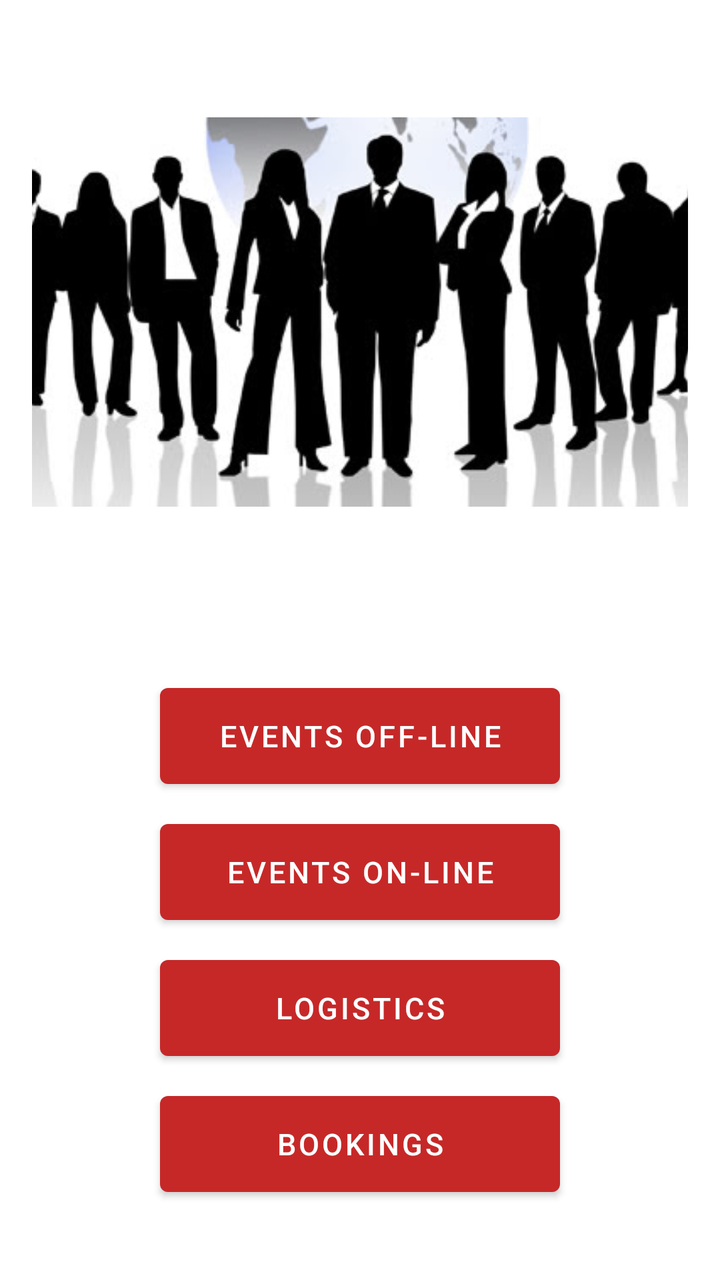
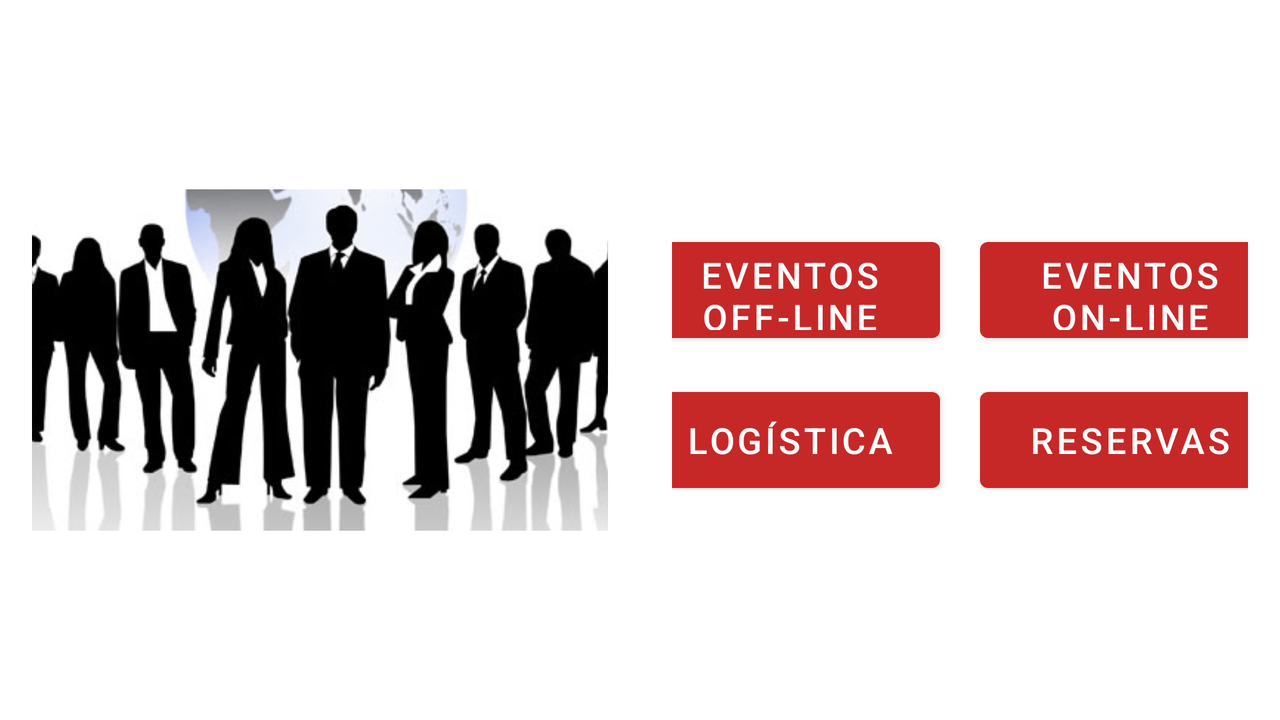

One screen, two layout resources from the same app: the default and the repository's alternative for another configuration. Each is rendered where Android would select it; the XML of both is given below.
<!-- AndroidManifest.xml: application theme Theme.Taller01 -->
<!-- res/layout/activity_main.xml -->
<?xml version="1.0" encoding="utf-8"?>
<LinearLayout xmlns:android="http://schemas.android.com/apk/res/android"
    xmlns:app="http://schemas.android.com/apk/res-auto"
    xmlns:tools="http://schemas.android.com/tools"
    android:layout_width="match_parent"
    android:layout_height="match_parent"
    android:background="@drawable/fondo3"
    android:orientation="vertical"
    tools:context=".MainActivity">


    <LinearLayout
        android:layout_width="match_parent"
        android:layout_height="wrap_content"
        android:layout_margin="16dp"
        android:gravity="center">

        <ImageView
            android:layout_width="400dp"
            android:layout_height="280dp"
            android:src="@drawable/evento" />

    </LinearLayout>

    <LinearLayout
        android:layout_width="match_parent"
        android:layout_height="wrap_content"
        android:layout_margin="16dp"
        android:gravity="center"
        android:orientation="vertical">

        <Button
            android:id="@+id/btn_offline"
            android:onClick="onOffline"
            android:layout_width="200dp"
            android:layout_height="60dp"
            android:layout_marginTop="10dp"
            android:text="@string/btn_offline"
            android:textSize="15sp" />

        <Button
            android:id="@+id/btn_online"
            android:onClick="onOnline"
            android:layout_width="200dp"
            android:layout_height="60dp"
            android:layout_marginTop="8dp"
            android:text="@string/btn_online"
            android:textSize="15sp" />

        <Button
            android:id="@+id/btn_logistic"
            android:onClick="onLogistic"
            android:layout_width="200dp"
            android:layout_height="60dp"
            android:layout_marginTop="8dp"
            android:text="@string/btn_logistics"
            android:textSize="15sp" />

        <Button
            android:id="@+id/btn_book"
            android:onClick="onBook"
            android:layout_width="200dp"
            android:layout_height="60dp"
            android:layout_marginTop="8dp"
            android:text="@string/btn_bookings"
            android:textSize="15sp" />

    </LinearLayout>


</LinearLayout>
<!-- resources referenced by this layout -->
<resources>
  <!-- drawable evento: jpeg bitmap (drawable, 22389 bytes) -->
  <string name="btn_bookings">Bookings</string>
  <string name="btn_logistics">Logistics</string>
  <string name="btn_offline">Events Off-Line</string>
  <string name="btn_online">Events On-Line</string>
  <style name="Theme.Taller01" parent="Theme.MaterialComponents.DayNight.DarkActionBar">
          
          <item name="colorPrimary">@color/red</item>
          <item name="colorPrimaryVariant">@color/red</item>
          <item name="colorOnPrimary">@color/white</item>
          
          <item name="colorSecondary">@color/red</item>
          <item name="colorSecondaryVariant">@color/teal_700</item>
          <item name="colorOnSecondary">@color/black</item>
          
          <item name="android:statusBarColor" tools:targetApi="l">?attr/colorPrimaryVariant</item>
          
      </style>
  <color name="red">#C62828</color>
  <color name="white">#FFFFFFFF</color>
  <color name="teal_700">#FF018786</color>
  <color name="black">#FF000000</color>
</resources>
<!-- res/layout-land/activity_main.xml (the repository's variant of the layout above) -->
<!-- drawn on the phone turned sideways -->
<?xml version="1.0" encoding="utf-8"?>
<LinearLayout xmlns:android="http://schemas.android.com/apk/res/android"
    xmlns:app="http://schemas.android.com/apk/res-auto"
    xmlns:tools="http://schemas.android.com/tools"
    android:layout_width="match_parent"
    android:layout_height="match_parent"
    android:orientation="horizontal"
    tools:context=".MainActivity">


<LinearLayout
    android:layout_width="0dp"
    android:layout_weight="1"
    android:layout_height="match_parent"
    android:layout_margin="16dp"
    android:gravity="center">

    <ImageView
        android:layout_width="350dp"
        android:layout_height="350dp"
        android:src="@drawable/evento"/>

</LinearLayout>

    <LinearLayout
        android:layout_width="0dp"
        android:layout_weight="1"
        android:layout_height="match_parent"
        android:gravity="center"
        android:layout_margin="16dp"
        android:orientation="vertical">

        <LinearLayout
            android:layout_width="match_parent"
            android:layout_height="wrap_content"
            android:orientation="horizontal"
            android:gravity="center">

            <Button
                android:layout_width="150dp"
                android:layout_height="60dp"
                android:layout_marginRight="10dp"
                android:text="Eventos Off-Line"
                android:textSize="18sp"/>

            <Button
                android:layout_width="150dp"
                android:layout_height="60dp"
                android:layout_marginLeft="10dp"
                android:text="Eventos On-Line"
                android:textSize="18sp"/>


        </LinearLayout>

        <LinearLayout
            android:layout_width="match_parent"
            android:layout_height="wrap_content"
            android:orientation="horizontal"
            android:gravity="center">

            <Button
                android:layout_width="150dp"
                android:layout_height="60dp"
                android:layout_marginRight="10dp"
                android:layout_marginTop="10dp"
                android:text="Logística"
                android:textSize="18sp"/>

            <Button
                android:layout_width="150dp"
                android:layout_height="60dp"
                android:layout_marginLeft="10dp"
                android:layout_marginTop="10dp"
                android:text="Reservas"
                android:textSize="18sp"/>


        </LinearLayout>



    </LinearLayout>



</LinearLayout>
<!-- resources referenced by the variant -->
<!-- as the phone turned sideways resolves them -->
<resources>
  <!-- drawable evento: jpeg bitmap (drawable, 22389 bytes) -->
  <style name="Theme.Taller01" parent="Theme.MaterialComponents.DayNight.DarkActionBar">
          
          <item name="colorPrimary">@color/red</item>
          <item name="colorPrimaryVariant">@color/red</item>
          <item name="colorOnPrimary">@color/white</item>
          
          <item name="colorSecondary">@color/red</item>
          <item name="colorSecondaryVariant">@color/teal_700</item>
          <item name="colorOnSecondary">@color/black</item>
          
          <item name="android:statusBarColor" tools:targetApi="l">?attr/colorPrimaryVariant</item>
          
      </style>
  <color name="red">#C62828</color>
  <color name="white">#FFFFFFFF</color>
  <color name="teal_700">#FF018786</color>
  <color name="black">#FF000000</color>
</resources>
